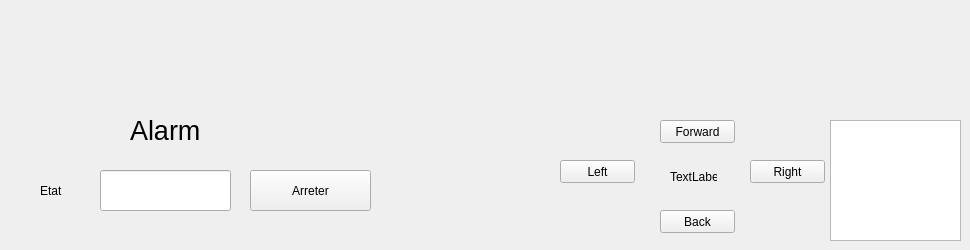
    <widget class="QWidget" name="tab_2">
     <attribute name="title">
      <string>arduino</string>
     </attribute>
     <widget class="QPushButton" name="forward">
      <property name="geometry">
       <rect>
        <x>660</x>
        <y>120</y>
        <width>75</width>
        <height>23</height>
       </rect>
      </property>
      <property name="text">
       <string>Forward</string>
      </property>
     </widget>
     <widget class="QPushButton" name="back">
      <property name="geometry">
       <rect>
        <x>660</x>
        <y>210</y>
        <width>75</width>
        <height>23</height>
       </rect>
      </property>
      <property name="text">
       <string>Back</string>
      </property>
     </widget>
     <widget class="QPushButton" name="right">
      <property name="geometry">
       <rect>
        <x>750</x>
        <y>160</y>
        <width>75</width>
        <height>23</height>
       </rect>
      </property>
      <property name="text">
       <string>Right</string>
      </property>
     </widget>
     <widget class="QTableView" name="tablehistorique">
      <property name="geometry">
       <rect>
        <x>830</x>
        <y>120</y>
        <width>131</width>
        <height>121</height>
       </rect>
      </property>
     </widget>
     <widget class="QLabel" name="label_18">
      <property name="geometry">
       <rect>
        <x>130</x>
        <y>110</y>
        <width>101</width>
        <height>41</height>
       </rect>
      </property>
      <property name="font">
       <font>
        <pointsize>20</pointsize>
       </font>
      </property>
      <property name="text">
       <string>Alarm</string>
      </property>
     </widget>
     <widget class="QLineEdit" name="etat">
      <property name="geometry">
       <rect>
        <x>100</x>
        <y>170</y>
        <width>131</width>
        <height>41</height>
       </rect>
      </property>
     </widget>
     <widget class="QLabel" name="label_17">
      <property name="geometry">
       <rect>
        <x>40</x>
        <y>180</y>
        <width>41</width>
        <height>21</height>
       </rect>
      </property>
      <property name="text">
       <string>Etat</string>
      </property>
     </widget>
     <widget class="QLabel" name="labelee">
      <property name="geometry">
       <rect>
        <x>670</x>
        <y>170</y>
        <width>47</width>
        <height>14</height>
       </rect>
      </property>
      <property name="text">
       <string>TextLabel</string>
      </property>
     </widget>
     <widget class="QPushButton" name="art">
      <property name="geometry">
       <rect>
        <x>250</x>
        <y>170</y>
        <width>121</width>
        <height>41</height>
       </rect>
      </property>
      <property name="text">
       <string>Arreter</string>
      </property>
     </widget>
     <widget class="QPushButton" name="left">
      <property name="geometry">
       <rect>
        <x>560</x>
        <y>160</y>
        <width>75</width>
        <height>23</height>
       </rect>
      </property>
      <property name="text">
       <string>Left</string>
      </property>
     </widget>
    </widget>
